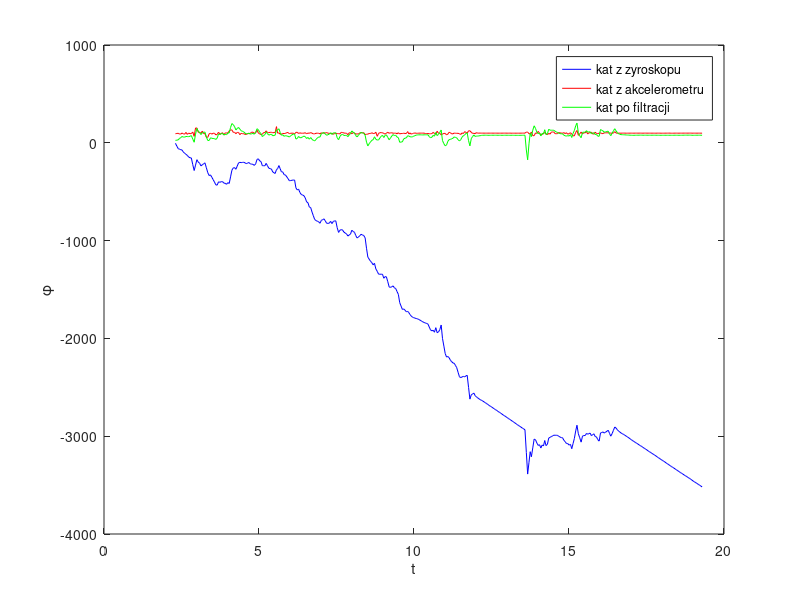

Reproduce this figure in MATLAB.
clear all 
%% wczytanie danych
data = importdata('data.txt'); 
ax = data(:,1); 
ay = data(:,2); 
az = data(:,3);
gx = data(:,4);
gy = data(:,5);
gz = data(:,6);
t = data(:,7)/1000000;
dt = t(2:end)-t(1:end-1);
dlugosc = length(data);
   
%% filtr komplementarny
kat_akcel = atan2(ay,az) * 180/pi;
T = 0.1;

kat_zyro = zeros(dlugosc,1);
kat_filtr = zeros(dlugosc,1);
    
    for i=2:dlugosc
        if i==2
            kat_zyro(1) = gx(1)*dt(1);
            p = T./(dt(1)+T);
            kat_filtr(1) = (1-p).*kat_akcel(1) + p.*kat_zyro(1);
        end
        
        kat_zyro(i) = kat_zyro(i-1) + gx(i)*dt(i-1);
        p = T./(dt(i-1) +T);
        kat_filtr(i) = p.*kat_filtr(i-1) + (1-p).*kat_akcel(i) +p.*(kat_zyro(i)-kat_zyro(i-1));
        
    end

%% wykres 
plot(t, kat_zyro, 'b', t, kat_akcel, 'r', t, kat_filtr, 'g')
legend('kat z zyroskopu', 'kat z akcelerometru', 'kat po filtracji')
xlabel('t')
ylabel('\phi')